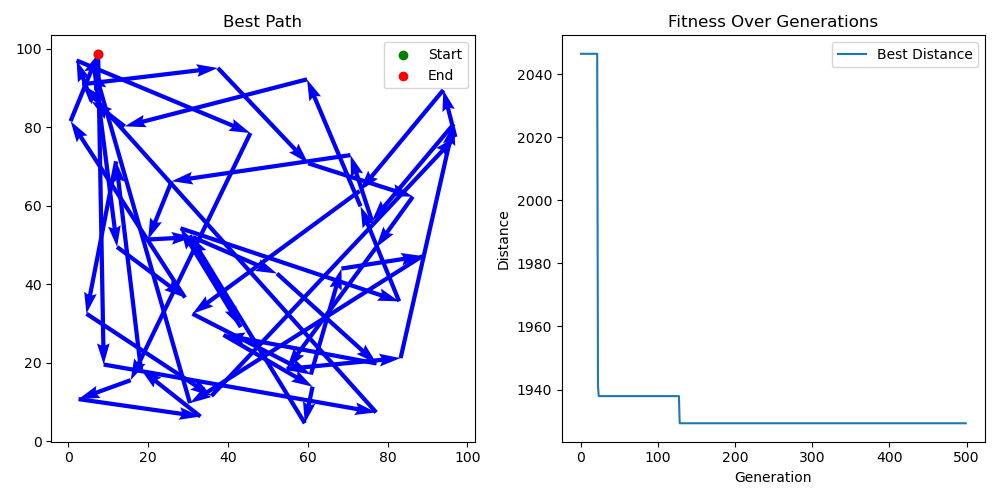

Write Python code to recreate this figure.
# GA_TSP.py
# Genetic Algorithm for TSP
# Author: Ziheng Xi
# Date: 2024-12-18

import numpy as np
import matplotlib.pyplot as plt
import random

# check if the path is valid
def is_valid_path(path):
    if not isinstance(path, list) or len(path) == 0:
        return False
    max_index = max(path)
    min_index = min(path)
    if min_index != 0 or max_index != len(path) - 1:
        return False
    return set(path) == set(range(len(path)))
# generate cities
def generate_cities(num_cities=50):
    cities = np.random.rand(num_cities, 2) * 100  # generate random coordinates in the range of 0-100
    return cities

# calculate distance
def calculate_distance(cities, path):
    distance = 0
    for i in range(len(path) - 1):
        distance += np.linalg.norm(cities[path[i]] - cities[path[i+1]])
    # back to start
    distance += np.linalg.norm(cities[path[-1]] - cities[path[0]])
    return distance

# genetic algorithm
def genetic_algorithm(cities, pop_size=100, generations=500, mutation_rate=0.02):
    num_cities = len(cities)

    # initialize population: random generate path
    population = [random.sample(range(num_cities), num_cities) for _ in range(pop_size)]

    def selection(population, fitness):
        """ roulette wheel selection """
        total_fitness = sum(fitness)
        probs = [f / total_fitness for f in fitness]
        return population[np.random.choice(range(len(population)), p=probs)]

    def pmx_crossover(parent1, parent2):
        size = len(parent1)
        start, end = sorted(random.sample(range(size), 2))
        child = [-1] * size
        child[start:end+1] = parent1[start:end+1]

        for i in range(start, end+1):
            if parent2[i] not in child:
                j = i
                while start <= j <= end:
                    j = parent2.index(parent1[j])
                child[j] = parent2[i]

        for i in range(size):
            if child[i] == -1:
                child[i] = parent2[i]

        return child

    def mutate(path):
        """ two-point exchange mutation """
        if random.random() < mutation_rate:
            i, j = random.sample(range(len(path)), 2)
            path[i], path[j] = path[j], path[i]
        return path

    # genetic algorithm main loop
    best_path = None
    best_distance = float('inf')
    fitness_history = []
    average_distances = []

    for gen in range(generations):
        # calculate fitness
        distances = [calculate_distance(cities, path) for path in population]
        fitness = [1 / d for d in distances]

        # record current best solution
        current_best_idx = np.argmin(distances)
        current_best_distance = distances[current_best_idx]
        if current_best_distance < best_distance:
            best_distance = current_best_distance
            best_path = population[current_best_idx]

        # calculate average distance
        average_distance = np.mean(distances)
        average_distances.append(average_distance)

        # generate next generation
        new_population = []
        for _ in range(pop_size // 2):
            parent1 = selection(population, fitness)
            parent2 = selection(population, fitness)
            child1 = pmx_crossover(parent1, parent2)
            child2 = pmx_crossover(parent2, parent1)
            new_population.extend([mutate(child1), mutate(child2)])

        population = new_population
        fitness_history.append(best_distance)

        # output current best and average solution every 10 generations
        if gen % 10 == 0:
            print(f"Generation {gen}, Best Distance: {best_distance:.2f}, Average Distance: {average_distance:.2f}")

    return best_path, best_distance, fitness_history, average_distances

# visualize best path and performance
def plot_results(cities, best_path, fitness_history, average_distances):
    # plot path
    plt.figure(figsize=(10, 5))
    plt.subplot(1, 2, 1)
    plt.title("Best Path")
    path = np.array([cities[i] for i in best_path] + [cities[best_path[0]]])
    
    # Plot the path with arrows
    for i in range(len(path) - 1):
        plt.quiver(path[i, 0], path[i, 1], path[i+1, 0] - path[i, 0], path[i+1, 1] - path[i, 1],
                   angles='xy', scale_units='xy', scale=1, color='blue', width=0.01)
    
    # Mark start and end points
    plt.scatter(path[0, 0], path[0, 1], color='green', label='Start', zorder=5)
    plt.scatter(path[-1, 0], path[-1, 1], color='red', label='End', zorder=5)
    
    plt.legend()

    # plot fitness change
    plt.subplot(1, 2, 2)
    plt.title("Fitness Over Generations")
    plt.plot(fitness_history, label='Best Distance')
    # plt.plot(average_distances, label='Average Distance', linestyle='--')
    plt.xlabel('Generation')
    plt.ylabel('Distance')
    plt.legend()

    plt.tight_layout()
    # plt.show()
    plt.savefig('GA_TSP.png')

def run_experiments(cities, num_experiments=10, pop_size=100, generations=600, mutation_rate=0.02):
    all_best_distances = []
    all_average_distances = []

    for _ in range(num_experiments):
        best_path, best_distance, fitness_history, average_distances = genetic_algorithm(
            cities, pop_size, generations, mutation_rate
        )
        all_best_distances.append(best_distance)
        all_average_distances.append(average_distances)

    return all_best_distances, all_average_distances

if __name__ == "__main__":
    np.random.seed(42)
    random.seed(42)

    num_cities = 50
    cities = generate_cities(num_cities)

    num_experiments = 20
    all_best_distances, all_average_distances = run_experiments(cities, num_experiments)

    best_perf = 10000000
    worst_perf = -1
    best_perf_idx = 0
    worst_perf_idx = 0
    for i, best_distance in enumerate(all_best_distances):
        if best_distance < best_perf:
            best_perf = best_distance
            best_perf_idx = i
        if best_distance > worst_perf:
            worst_perf = best_distance
            worst_perf_idx = i
    average_perf = np.mean(all_best_distances)
    var_perf = np.var(all_best_distances)
    print(f"Best performance: {best_perf:.2f} (Experiment {best_perf_idx+1})")
    print(f"Worst performance: {worst_perf:.2f} (Experiment {worst_perf_idx+1})")
    print(f"Average performance: {average_perf:.2f}")
    print(f"Variance of performance: {var_perf:.2f}")

    # Optionally, plot results of the last experiment
    best_path, _, fitness_history, average_distances = genetic_algorithm(cities)
    plot_results(cities, best_path, fitness_history, average_distances)

